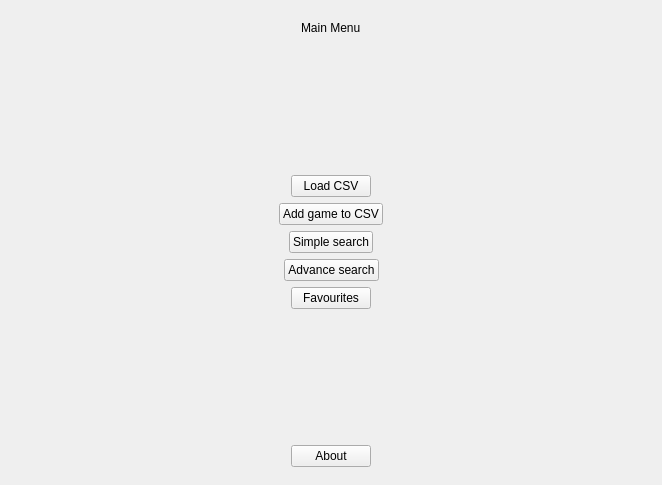
<?xml version="1.0" encoding="UTF-8"?>
<ui version="4.0">
 <class>MainWindow</class>
 <widget class="QMainWindow" name="MainWindow">
  <property name="geometry">
   <rect>
    <x>0</x>
    <y>0</y>
    <width>662</width>
    <height>485</height>
   </rect>
  </property>
  <property name="windowTitle">
   <string>MainWindow</string>
  </property>
  <widget class="QWidget" name="centralwidget">
   <layout class="QGridLayout" name="gridLayout_2">
    <item row="0" column="0">
     <widget class="QStackedWidget" name="stackedWidget">
      <property name="currentIndex">
       <number>0</number>
      </property>
      <widget class="QWidget" name="MainMenu">
       <layout class="QGridLayout" name="gridLayout">
        <item row="0" column="0">
         <layout class="QVBoxLayout" name="verticalLayout_7">
          <item>
           <layout class="QHBoxLayout" name="horizontalLayout_12">
            <item>
             <spacer name="horizontalSpacer_40">
              <property name="orientation">
               <enum>Qt::Horizontal</enum>
              </property>
              <property name="sizeHint" stdset="0">
               <size>
                <width>40</width>
                <height>20</height>
               </size>
              </property>
             </spacer>
            </item>
            <item>
             <widget class="QLabel" name="label_14">
              <property name="text">
               <string>Main Menu</string>
              </property>
             </widget>
            </item>
            <item>
             <spacer name="horizontalSpacer_47">
              <property name="orientation">
               <enum>Qt::Horizontal</enum>
              </property>
              <property name="sizeHint" stdset="0">
               <size>
                <width>40</width>
                <height>20</height>
               </size>
              </property>
             </spacer>
            </item>
           </layout>
          </item>
          <item>
           <spacer name="verticalSpacer">
            <property name="orientation">
             <enum>Qt::Vertical</enum>
            </property>
            <property name="sizeHint" stdset="0">
             <size>
              <width>20</width>
              <height>40</height>
             </size>
            </property>
           </spacer>
          </item>
          <item>
           <layout class="QHBoxLayout" name="horizontalLayout_32">
            <item>
             <spacer name="horizontalSpacer_58">
              <property name="orientation">
               <enum>Qt::Horizontal</enum>
              </property>
              <property name="sizeHint" stdset="0">
               <size>
                <width>40</width>
                <height>20</height>
               </size>
              </property>
             </spacer>
            </item>
            <item>
             <widget class="QPushButton" name="Load">
              <property name="text">
               <string>Load CSV</string>
              </property>
             </widget>
            </item>
            <item>
             <spacer name="horizontalSpacer_59">
              <property name="orientation">
               <enum>Qt::Horizontal</enum>
              </property>
              <property name="sizeHint" stdset="0">
               <size>
                <width>40</width>
                <height>20</height>
               </size>
              </property>
             </spacer>
            </item>
           </layout>
          </item>
          <item>
           <layout class="QHBoxLayout" name="horizontalLayout_21">
            <item>
             <spacer name="horizontalSpacer_41">
              <property name="orientation">
               <enum>Qt::Horizontal</enum>
              </property>
              <property name="sizeHint" stdset="0">
               <size>
                <width>40</width>
                <height>20</height>
               </size>
              </property>
             </spacer>
            </item>
            <item>
             <widget class="QPushButton" name="Add">
              <property name="enabled">
               <bool>true</bool>
              </property>
              <property name="sizePolicy">
               <sizepolicy hsizetype="Minimum" vsizetype="Fixed">
                <horstretch>0</horstretch>
                <verstretch>0</verstretch>
               </sizepolicy>
              </property>
              <property name="text">
               <string>Add game to CSV</string>
              </property>
             </widget>
            </item>
            <item>
             <spacer name="horizontalSpacer_46">
              <property name="orientation">
               <enum>Qt::Horizontal</enum>
              </property>
              <property name="sizeHint" stdset="0">
               <size>
                <width>40</width>
                <height>20</height>
               </size>
              </property>
             </spacer>
            </item>
           </layout>
          </item>
          <item>
           <layout class="QHBoxLayout" name="horizontalLayout_25">
            <item>
             <spacer name="horizontalSpacer_42">
              <property name="orientation">
               <enum>Qt::Horizontal</enum>
              </property>
              <property name="sizeHint" stdset="0">
               <size>
                <width>40</width>
                <height>20</height>
               </size>
              </property>
             </spacer>
            </item>
            <item>
             <widget class="QPushButton" name="Simple">
              <property name="enabled">
               <bool>true</bool>
              </property>
              <property name="sizePolicy">
               <sizepolicy hsizetype="Minimum" vsizetype="Fixed">
                <horstretch>0</horstretch>
                <verstretch>0</verstretch>
               </sizepolicy>
              </property>
              <property name="baseSize">
               <size>
                <width>0</width>
                <height>0</height>
               </size>
              </property>
              <property name="text">
               <string>Simple search</string>
              </property>
             </widget>
            </item>
            <item>
             <spacer name="horizontalSpacer_45">
              <property name="orientation">
               <enum>Qt::Horizontal</enum>
              </property>
              <property name="sizeHint" stdset="0">
               <size>
                <width>40</width>
                <height>20</height>
               </size>
              </property>
             </spacer>
            </item>
           </layout>
          </item>
          <item>
           <layout class="QHBoxLayout" name="horizontalLayout_26">
            <item>
             <spacer name="horizontalSpacer_43">
              <property name="orientation">
               <enum>Qt::Horizontal</enum>
              </property>
              <property name="sizeHint" stdset="0">
               <size>
                <width>40</width>
                <height>20</height>
               </size>
              </property>
             </spacer>
            </item>
            <item>
             <widget class="QPushButton" name="Advance">
              <property name="text">
               <string>Advance search</string>
              </property>
             </widget>
            </item>
            <item>
             <spacer name="horizontalSpacer_48">
              <property name="orientation">
               <enum>Qt::Horizontal</enum>
              </property>
              <property name="sizeHint" stdset="0">
               <size>
                <width>40</width>
                <height>20</height>
               </size>
              </property>
             </spacer>
            </item>
           </layout>
          </item>
          <item>
           <layout class="QHBoxLayout" name="horizontalLayout_27">
            <item>
             <spacer name="horizontalSpacer_44">
              <property name="orientation">
               <enum>Qt::Horizontal</enum>
              </property>
              <property name="sizeHint" stdset="0">
               <size>
                <width>40</width>
                <height>20</height>
               </size>
              </property>
             </spacer>
            </item>
            <item>
             <widget class="QPushButton" name="Favourites">
              <property name="text">
               <string>Favourites</string>
              </property>
             </widget>
            </item>
            <item>
             <spacer name="horizontalSpacer_49">
              <property name="orientation">
               <enum>Qt::Horizontal</enum>
              </property>
              <property name="sizeHint" stdset="0">
               <size>
                <width>40</width>
                <height>20</height>
               </size>
              </property>
             </spacer>
            </item>
           </layout>
          </item>
          <item>
           <spacer name="verticalSpacer_11">
            <property name="orientation">
             <enum>Qt::Vertical</enum>
            </property>
            <property name="sizeHint" stdset="0">
             <size>
              <width>20</width>
              <height>40</height>
             </size>
            </property>
           </spacer>
          </item>
          <item>
           <layout class="QHBoxLayout" name="horizontalLayout_28">
            <item>
             <spacer name="horizontalSpacer_50">
              <property name="orientation">
               <enum>Qt::Horizontal</enum>
              </property>
              <property name="sizeHint" stdset="0">
               <size>
                <width>40</width>
                <height>20</height>
               </size>
              </property>
             </spacer>
            </item>
            <item>
             <widget class="QPushButton" name="About">
              <property name="text">
               <string>About</string>
              </property>
             </widget>
            </item>
            <item>
             <spacer name="horizontalSpacer_51">
              <property name="orientation">
               <enum>Qt::Horizontal</enum>
              </property>
              <property name="sizeHint" stdset="0">
               <size>
                <width>40</width>
                <height>20</height>
               </size>
              </property>
             </spacer>
            </item>
           </layout>
          </item>
         </layout>
        </item>
       </layout>
      </widget>
      <widget class="QWidget" name="SimpleSearch">
       <layout class="QGridLayout" name="gridLayout_3">
        <item row="4" column="0">
         <layout class="QVBoxLayout" name="verticalLayout">
          <item>
           <layout class="QHBoxLayout" name="horizontalLayout_31">
            <item>
             <spacer name="horizontalSpacer_56">
              <property name="orientation">
               <enum>Qt::Horizontal</enum>
              </property>
              <property name="sizeHint" stdset="0">
               <size>
                <width>40</width>
                <height>20</height>
               </size>
              </property>
             </spacer>
            </item>
            <item>
             <widget class="QLabel" name="label_13">
              <property name="text">
               <string>Search</string>
              </property>
             </widget>
            </item>
            <item>
             <spacer name="horizontalSpacer_57">
              <property name="orientation">
               <enum>Qt::Horizontal</enum>
              </property>
              <property name="sizeHint" stdset="0">
               <size>
                <width>40</width>
                <height>20</height>
               </size>
              </property>
             </spacer>
            </item>
           </layout>
          </item>
          <item>
           <spacer name="verticalSpacer_2">
            <property name="orientation">
             <enum>Qt::Vertical</enum>
            </property>
            <property name="sizeHint" stdset="0">
             <size>
              <width>20</width>
              <height>40</height>
             </size>
            </property>
           </spacer>
          </item>
          <item>
           <layout class="QHBoxLayout" name="horizontalLayout_2">
            <item>
             <spacer name="horizontalSpacer_4">
              <property name="orientation">
               <enum>Qt::Horizontal</enum>
              </property>
              <property name="sizeHint" stdset="0">
               <size>
                <width>40</width>
                <height>20</height>
               </size>
              </property>
             </spacer>
            </item>
            <item>
             <widget class="QLabel" name="label">
              <property name="text">
               <string>Name</string>
              </property>
             </widget>
            </item>
            <item>
             <widget class="QLineEdit" name="NameSimple"/>
            </item>
            <item>
             <spacer name="horizontalSpacer_5">
              <property name="orientation">
               <enum>Qt::Horizontal</enum>
              </property>
              <property name="sizeHint" stdset="0">
               <size>
                <width>40</width>
                <height>20</height>
               </size>
              </property>
             </spacer>
            </item>
           </layout>
          </item>
          <item>
           <spacer name="verticalSpacer_3">
            <property name="orientation">
             <enum>Qt::Vertical</enum>
            </property>
            <property name="sizeHint" stdset="0">
             <size>
              <width>20</width>
              <height>40</height>
             </size>
            </property>
           </spacer>
          </item>
          <item>
           <layout class="QHBoxLayout" name="horizontalLayout_3">
            <item>
             <spacer name="horizontalSpacer">
              <property name="orientation">
               <enum>Qt::Horizontal</enum>
              </property>
              <property name="sizeHint" stdset="0">
               <size>
                <width>40</width>
                <height>20</height>
               </size>
              </property>
             </spacer>
            </item>
            <item>
             <widget class="QPushButton" name="FindSimple">
              <property name="text">
               <string>Find</string>
              </property>
             </widget>
            </item>
            <item>
             <spacer name="horizontalSpacer_2">
              <property name="orientation">
               <enum>Qt::Horizontal</enum>
              </property>
              <property name="sizeHint" stdset="0">
               <size>
                <width>40</width>
                <height>20</height>
               </size>
              </property>
             </spacer>
            </item>
           </layout>
          </item>
          <item>
           <spacer name="verticalSpacer_4">
            <property name="orientation">
             <enum>Qt::Vertical</enum>
            </property>
            <property name="sizeHint" stdset="0">
             <size>
              <width>20</width>
              <height>40</height>
             </size>
            </property>
           </spacer>
          </item>
          <item>
           <layout class="QHBoxLayout" name="horizontalLayout">
            <item>
             <widget class="QPushButton" name="BackFromSimple">
              <property name="text">
               <string>Back</string>
              </property>
             </widget>
            </item>
            <item>
             <spacer name="horizontalSpacer_3">
              <property name="orientation">
               <enum>Qt::Horizontal</enum>
              </property>
              <property name="sizeHint" stdset="0">
               <size>
                <width>40</width>
                <height>20</height>
               </size>
              </property>
             </spacer>
            </item>
           </layout>
          </item>
         </layout>
        </item>
       </layout>
      </widget>
      <widget class="QWidget" name="SimpleFound">
       <layout class="QGridLayout" name="gridLayout_4">
        <item row="0" column="0">
         <layout class="QVBoxLayout" name="verticalLayout_2">
          <item>
           <spacer name="verticalSpacer_5">
            <property name="orientation">
             <enum>Qt::Vertical</enum>
            </property>
            <property name="sizeHint" stdset="0">
             <size>
              <width>20</width>
              <height>40</height>
             </size>
            </property>
           </spacer>
          </item>
          <item>
           <layout class="QHBoxLayout" name="horizontalLayout_29">
            <item>
             <spacer name="horizontalSpacer_52">
              <property name="orientation">
               <enum>Qt::Horizontal</enum>
              </property>
              <property name="sizeHint" stdset="0">
               <size>
                <width>40</width>
                <height>20</height>
               </size>
              </property>
             </spacer>
            </item>
            <item>
             <widget class="QLabel" name="GameNameFound">
              <property name="text">
               <string>#######</string>
              </property>
             </widget>
            </item>
            <item>
             <spacer name="horizontalSpacer_53">
              <property name="orientation">
               <enum>Qt::Horizontal</enum>
              </property>
              <property name="sizeHint" stdset="0">
               <size>
                <width>40</width>
                <height>20</height>
               </size>
              </property>
             </spacer>
            </item>
           </layout>
          </item>
          <item>
           <spacer name="verticalSpacer_6">
            <property name="orientation">
             <enum>Qt::Vertical</enum>
            </property>
            <property name="sizeHint" stdset="0">
             <size>
              <width>20</width>
              <height>40</height>
             </size>
            </property>
           </spacer>
          </item>
          <item>
           <widget class="QPushButton" name="AddToFav">
            <property name="text">
             <string>Add to Favourites</string>
            </property>
           </widget>
          </item>
          <item>
           <layout class="QHBoxLayout" name="horizontalLayout_4">
            <item>
             <widget class="QPushButton" name="BackToSimple">
              <property name="text">
               <string>Back</string>
              </property>
             </widget>
            </item>
            <item>
             <spacer name="horizontalSpacer_34">
              <property name="orientation">
               <enum>Qt::Horizontal</enum>
              </property>
              <property name="sizeHint" stdset="0">
               <size>
                <width>40</width>
                <height>20</height>
               </size>
              </property>
             </spacer>
            </item>
            <item>
             <widget class="QPushButton" name="BackFromSimpleFound">
              <property name="text">
               <string>Menu</string>
              </property>
             </widget>
            </item>
            <item>
             <spacer name="horizontalSpacer_35">
              <property name="orientation">
               <enum>Qt::Horizontal</enum>
              </property>
              <property name="sizeHint" stdset="0">
               <size>
                <width>40</width>
                <height>20</height>
               </size>
              </property>
             </spacer>
            </item>
            <item>
             <widget class="QPushButton" name="ToFavouritesFromSimple">
              <property name="text">
               <string>Favourites</string>
              </property>
             </widget>
            </item>
           </layout>
          </item>
         </layout>
        </item>
       </layout>
      </widget>
      <widget class="QWidget" name="AddCSV">
       <layout class="QGridLayout" name="gridLayout_5">
        <item row="0" column="0">
         <layout class="QVBoxLayout" name="verticalLayout_3">
          <item>
           <layout class="QHBoxLayout" name="horizontalLayout_30">
            <item>
             <spacer name="horizontalSpacer_54">
              <property name="orientation">
               <enum>Qt::Horizontal</enum>
              </property>
              <property name="sizeHint" stdset="0">
               <size>
                <width>40</width>
                <height>20</height>
               </size>
              </property>
             </spacer>
            </item>
            <item>
             <widget class="QLabel" name="label_2">
              <property name="text">
               <string>Add game to CSV</string>
              </property>
             </widget>
            </item>
            <item>
             <spacer name="horizontalSpacer_55">
              <property name="orientation">
               <enum>Qt::Horizontal</enum>
              </property>
              <property name="sizeHint" stdset="0">
               <size>
                <width>40</width>
                <height>20</height>
               </size>
              </property>
             </spacer>
            </item>
           </layout>
          </item>
          <item>
           <spacer name="verticalSpacer_7">
            <property name="orientation">
             <enum>Qt::Vertical</enum>
            </property>
            <property name="sizeHint" stdset="0">
             <size>
              <width>20</width>
              <height>40</height>
             </size>
            </property>
           </spacer>
          </item>
          <item>
           <layout class="QHBoxLayout" name="horizontalLayout_9">
            <item>
             <spacer name="horizontalSpacer_11">
              <property name="orientation">
               <enum>Qt::Horizontal</enum>
              </property>
              <property name="sizeHint" stdset="0">
               <size>
                <width>40</width>
                <height>20</height>
               </size>
              </property>
             </spacer>
            </item>
            <item>
             <widget class="QLabel" name="label_3">
              <property name="text">
               <string>Name</string>
              </property>
             </widget>
            </item>
            <item>
             <widget class="QLineEdit" name="NameAddLine"/>
            </item>
            <item>
             <spacer name="horizontalSpacer_12">
              <property name="orientation">
               <enum>Qt::Horizontal</enum>
              </property>
              <property name="sizeHint" stdset="0">
               <size>
                <width>40</width>
                <height>20</height>
               </size>
              </property>
             </spacer>
            </item>
           </layout>
          </item>
          <item>
           <layout class="QHBoxLayout" name="horizontalLayout_8">
            <item>
             <spacer name="horizontalSpacer_9">
              <property name="orientation">
               <enum>Qt::Horizontal</enum>
              </property>
              <property name="sizeHint" stdset="0">
               <size>
                <width>40</width>
                <height>20</height>
               </size>
              </property>
             </spacer>
            </item>
            <item>
             <widget class="QLabel" name="label_4">
              <property name="text">
               <string>Year</string>
              </property>
             </widget>
            </item>
            <item>
             <widget class="QLineEdit" name="YearAddLine"/>
            </item>
            <item>
             <spacer name="horizontalSpacer_10">
              <property name="orientation">
               <enum>Qt::Horizontal</enum>
              </property>
              <property name="sizeHint" stdset="0">
               <size>
                <width>40</width>
                <height>20</height>
               </size>
              </property>
             </spacer>
            </item>
           </layout>
          </item>
          <item>
           <layout class="QHBoxLayout" name="horizontalLayout_10">
            <item>
             <spacer name="horizontalSpacer_13">
              <property name="orientation">
               <enum>Qt::Horizontal</enum>
              </property>
              <property name="sizeHint" stdset="0">
               <size>
                <width>40</width>
                <height>20</height>
               </size>
              </property>
             </spacer>
            </item>
            <item>
             <widget class="QLabel" name="label_5">
              <property name="text">
               <string>Platform</string>
              </property>
             </widget>
            </item>
            <item>
             <widget class="QLineEdit" name="PlatformAddLine"/>
            </item>
            <item>
             <spacer name="horizontalSpacer_14">
              <property name="orientation">
               <enum>Qt::Horizontal</enum>
              </property>
              <property name="sizeHint" stdset="0">
               <size>
                <width>40</width>
                <height>20</height>
               </size>
              </property>
             </spacer>
            </item>
           </layout>
          </item>
          <item>
           <layout class="QHBoxLayout" name="horizontalLayout_7">
            <item>
             <spacer name="horizontalSpacer_7">
              <property name="orientation">
               <enum>Qt::Horizontal</enum>
              </property>
              <property name="sizeHint" stdset="0">
               <size>
                <width>40</width>
                <height>20</height>
               </size>
              </property>
             </spacer>
            </item>
            <item>
             <widget class="QPushButton" name="AddToCSV">
              <property name="text">
               <string>Add</string>
              </property>
             </widget>
            </item>
            <item>
             <spacer name="horizontalSpacer_8">
              <property name="orientation">
               <enum>Qt::Horizontal</enum>
              </property>
              <property name="sizeHint" stdset="0">
               <size>
                <width>40</width>
                <height>20</height>
               </size>
              </property>
             </spacer>
            </item>
           </layout>
          </item>
          <item>
           <spacer name="verticalSpacer_8">
            <property name="orientation">
             <enum>Qt::Vertical</enum>
            </property>
            <property name="sizeHint" stdset="0">
             <size>
              <width>20</width>
              <height>40</height>
             </size>
            </property>
           </spacer>
          </item>
          <item>
           <layout class="QHBoxLayout" name="horizontalLayout_5">
            <item>
             <widget class="QPushButton" name="BackFromAdd">
              <property name="text">
               <string>Back</string>
              </property>
             </widget>
            </item>
            <item>
             <spacer name="horizontalSpacer_6">
              <property name="orientation">
               <enum>Qt::Horizontal</enum>
              </property>
              <property name="sizeHint" stdset="0">
               <size>
                <width>40</width>
                <height>20</height>
               </size>
              </property>
             </spacer>
            </item>
           </layout>
          </item>
         </layout>
        </item>
       </layout>
      </widget>
      <widget class="QWidget" name="AdvancedSearch">
       <layout class="QGridLayout" name="gridLayout_6">
        <item row="0" column="0">
         <layout class="QVBoxLayout" name="verticalLayout_4">
          <item>
           <layout class="QHBoxLayout" name="horizontalLayout_6">
            <item>
             <spacer name="horizontalSpacer_26">
              <property name="orientation">
               <enum>Qt::Horizontal</enum>
              </property>
              <property name="sizeHint" stdset="0">
               <size>
                <width>40</width>
                <height>20</height>
               </size>
              </property>
             </spacer>
            </item>
            <item>
             <widget class="QLabel" name="label_10">
              <property name="text">
               <string>Advanced Search</string>
              </property>
             </widget>
            </item>
            <item>
             <spacer name="horizontalSpacer_27">
              <property name="orientation">
               <enum>Qt::Horizontal</enum>
              </property>
              <property name="sizeHint" stdset="0">
               <size>
                <width>40</width>
                <height>20</height>
               </size>
              </property>
             </spacer>
            </item>
           </layout>
          </item>
          <item>
           <spacer name="verticalSpacer_10">
            <property name="orientation">
             <enum>Qt::Vertical</enum>
            </property>
            <property name="sizeHint" stdset="0">
             <size>
              <width>20</width>
              <height>40</height>
             </size>
            </property>
           </spacer>
          </item>
          <item>
           <layout class="QHBoxLayout" name="horizontalLayout_19">
            <item>
             <spacer name="horizontalSpacer_22">
              <property name="orientation">
               <enum>Qt::Horizontal</enum>
              </property>
              <property name="sizeHint" stdset="0">
               <size>
                <width>40</width>
                <height>20</height>
               </size>
              </property>
             </spacer>
            </item>
            <item>
             <widget class="QLabel" name="label_9">
              <property name="text">
               <string>Year</string>
              </property>
             </widget>
            </item>
            <item>
             <widget class="QLineEdit" name="YearFindLine"/>
            </item>
            <item>
             <spacer name="horizontalSpacer_23">
              <property name="orientation">
               <enum>Qt::Horizontal</enum>
              </property>
              <property name="sizeHint" stdset="0">
               <size>
                <width>40</width>
                <height>20</height>
               </size>
              </property>
             </spacer>
            </item>
           </layout>
          </item>
          <item>
           <layout class="QHBoxLayout" name="horizontalLayout_20">
            <item>
             <spacer name="horizontalSpacer_20">
              <property name="orientation">
               <enum>Qt::Horizontal</enum>
              </property>
              <property name="sizeHint" stdset="0">
               <size>
                <width>40</width>
                <height>20</height>
               </size>
              </property>
             </spacer>
            </item>
            <item>
             <widget class="QLabel" name="label_8">
              <property name="text">
               <string>Platform</string>
              </property>
             </widget>
            </item>
            <item>
             <widget class="QLineEdit" name="PlatformFindLine"/>
            </item>
            <item>
             <spacer name="horizontalSpacer_21">
              <property name="orientation">
               <enum>Qt::Horizontal</enum>
              </property>
              <property name="sizeHint" stdset="0">
               <size>
                <width>40</width>
                <height>20</height>
               </size>
              </property>
             </spacer>
            </item>
           </layout>
          </item>
          <item>
           <layout class="QHBoxLayout" name="horizontalLayout_16">
            <item>
             <spacer name="horizontalSpacer_18">
              <property name="orientation">
               <enum>Qt::Horizontal</enum>
              </property>
              <property name="sizeHint" stdset="0">
               <size>
                <width>40</width>
                <height>20</height>
               </size>
              </property>
             </spacer>
            </item>
            <item>
             <widget class="QLabel" name="label_7">
              <property name="text">
               <string>Genre</string>
              </property>
             </widget>
            </item>
            <item>
             <widget class="QLineEdit" name="GenreFindLine"/>
            </item>
            <item>
             <spacer name="horizontalSpacer_19">
              <property name="orientation">
               <enum>Qt::Horizontal</enum>
              </property>
              <property name="sizeHint" stdset="0">
               <size>
                <width>40</width>
                <height>20</height>
               </size>
              </property>
             </spacer>
            </item>
           </layout>
          </item>
          <item>
           <layout class="QHBoxLayout" name="horizontalLayout_15">
            <item>
             <spacer name="horizontalSpacer_24">
              <property name="orientation">
               <enum>Qt::Horizontal</enum>
              </property>
              <property name="sizeHint" stdset="0">
               <size>
                <width>40</width>
                <height>20</height>
               </size>
              </property>
             </spacer>
            </item>
            <item>
             <widget class="QLabel" name="label_6">
              <property name="text">
               <string>Publisher</string>
              </property>
             </widget>
            </item>
            <item>
             <widget class="QLineEdit" name="PublisherFindLine"/>
            </item>
            <item>
             <spacer name="horizontalSpacer_25">
              <property name="orientation">
               <enum>Qt::Horizontal</enum>
              </property>
              <property name="sizeHint" stdset="0">
               <size>
                <width>40</width>
                <height>20</height>
               </size>
              </property>
             </spacer>
            </item>
           </layout>
          </item>
          <item>
           <layout class="QHBoxLayout" name="horizontalLayout_14">
            <item>
             <spacer name="horizontalSpacer_16">
              <property name="orientation">
               <enum>Qt::Horizontal</enum>
              </property>
              <property name="sizeHint" stdset="0">
               <size>
                <width>40</width>
                <height>20</height>
               </size>
              </property>
             </spacer>
            </item>
            <item>
             <widget class="QPushButton" name="FindAdvanced">
              <property name="text">
               <string>Find</string>
              </property>
             </widget>
            </item>
            <item>
             <spacer name="horizontalSpacer_17">
              <property name="orientation">
               <enum>Qt::Horizontal</enum>
              </property>
              <property name="sizeHint" stdset="0">
               <size>
                <width>40</width>
                <height>20</height>
               </size>
              </property>
             </spacer>
            </item>
           </layout>
          </item>
          <item>
           <spacer name="verticalSpacer_9">
            <property name="orientation">
             <enum>Qt::Vertical</enum>
            </property>
            <property name="sizeHint" stdset="0">
             <size>
              <width>20</width>
              <height>40</height>
             </size>
            </property>
           </spacer>
          </item>
          <item>
           <layout class="QHBoxLayout" name="horizontalLayout_13">
            <item>
             <widget class="QPushButton" name="BackFromAdvanced">
              <property name="text">
               <string>Back</string>
              </property>
             </widget>
            </item>
            <item>
             <spacer name="horizontalSpacer_15">
              <property name="orientation">
               <enum>Qt::Horizontal</enum>
              </property>
              <property name="sizeHint" stdset="0">
               <size>
                <width>40</width>
                <height>20</height>
               </size>
              </property>
             </spacer>
            </item>
           </layout>
          </item>
         </layout>
        </item>
       </layout>
      </widget>
      <widget class="QWidget" name="AdvancedFound">
       <layout class="QGridLayout" name="gridLayout_7">
        <item row="1" column="0">
         <layout class="QVBoxLayout" name="verticalLayout_5">
          <item>
           <layout class="QHBoxLayout" name="horizontalLayout_11">
            <item>
             <spacer name="horizontalSpacer_29">
              <property name="orientation">
               <enum>Qt::Horizontal</enum>
              </property>
              <property name="sizeHint" stdset="0">
               <size>
                <width>40</width>
                <height>20</height>
               </size>
              </property>
             </spacer>
            </item>
            <item>
             <widget class="QLabel" name="label_11">
              <property name="text">
               <string>Top</string>
              </property>
             </widget>
            </item>
            <item>
             <spacer name="horizontalSpacer_31">
              <property name="orientation">
               <enum>Qt::Horizontal</enum>
              </property>
              <property name="sizeHint" stdset="0">
               <size>
                <width>40</width>
                <height>20</height>
               </size>
              </property>
             </spacer>
            </item>
           </layout>
          </item>
          <item>
           <layout class="QHBoxLayout" name="horizontalLayout_18">
            <item>
             <spacer name="horizontalSpacer_28">
              <property name="orientation">
               <enum>Qt::Horizontal</enum>
              </property>
              <property name="sizeHint" stdset="0">
               <size>
                <width>40</width>
                <height>20</height>
               </size>
              </property>
             </spacer>
            </item>
            <item>
             <widget class="QPushButton" name="AddToFavouritesFromAdvancedFound">
              <property name="text">
               <string>Add to favourites</string>
              </property>
             </widget>
            </item>
            <item>
             <spacer name="horizontalSpacer_30">
              <property name="orientation">
               <enum>Qt::Horizontal</enum>
              </property>
              <property name="sizeHint" stdset="0">
               <size>
                <width>40</width>
                <height>20</height>
               </size>
              </property>
             </spacer>
            </item>
           </layout>
          </item>
          <item>
           <widget class="QTableWidget" name="FoundTable"/>
          </item>
          <item>
           <layout class="QHBoxLayout" name="horizontalLayout_17">
            <item>
             <widget class="QPushButton" name="BackToAdvancedSearch">
              <property name="text">
               <string>Back</string>
              </property>
             </widget>
            </item>
            <item>
             <spacer name="horizontalSpacer_32">
              <property name="orientation">
               <enum>Qt::Horizontal</enum>
              </property>
              <property name="sizeHint" stdset="0">
               <size>
                <width>40</width>
                <height>20</height>
               </size>
              </property>
             </spacer>
            </item>
            <item>
             <widget class="QPushButton" name="BackFromAdvancedFound">
              <property name="text">
               <string>Menu</string>
              </property>
             </widget>
            </item>
            <item>
             <spacer name="horizontalSpacer_33">
              <property name="orientation">
               <enum>Qt::Horizontal</enum>
              </property>
              <property name="sizeHint" stdset="0">
               <size>
                <width>40</width>
                <height>20</height>
               </size>
              </property>
             </spacer>
            </item>
            <item>
             <widget class="QPushButton" name="ToFavouritesFromAdvancedFound">
              <property name="text">
               <string>Favourites</string>
              </property>
             </widget>
            </item>
           </layout>
          </item>
         </layout>
        </item>
       </layout>
      </widget>
      <widget class="QWidget" name="FavouritesW">
       <layout class="QGridLayout" name="gridLayout_8">
        <item row="0" column="0">
         <layout class="QVBoxLayout" name="verticalLayout_6">
          <item>
           <layout class="QHBoxLayout" name="horizontalLayout_22">
            <item>
             <spacer name="horizontalSpacer_37">
              <property name="orientation">
               <enum>Qt::Horizontal</enum>
              </property>
              <property name="sizeHint" stdset="0">
               <size>
                <width>40</width>
                <height>20</height>
               </size>
              </property>
             </spacer>
            </item>
            <item>
             <widget class="QLabel" name="label_12">
              <property name="text">
               <string>Favourite Games</string>
              </property>
             </widget>
            </item>
            <item>
             <spacer name="horizontalSpacer_36">
              <property name="orientation">
               <enum>Qt::Horizontal</enum>
              </property>
              <property name="sizeHint" stdset="0">
               <size>
                <width>40</width>
                <height>20</height>
               </size>
              </property>
             </spacer>
            </item>
           </layout>
          </item>
          <item>
           <layout class="QHBoxLayout" name="horizontalLayout_24">
            <item>
             <widget class="QPushButton" name="DeleteFav">
              <property name="text">
               <string>Delete</string>
              </property>
             </widget>
            </item>
            <item>
             <spacer name="horizontalSpacer_39">
              <property name="orientation">
               <enum>Qt::Horizontal</enum>
              </property>
              <property name="sizeHint" stdset="0">
               <size>
                <width>40</width>
                <height>20</height>
               </size>
              </property>
             </spacer>
            </item>
            <item>
             <widget class="QPushButton" name="SortFav">
              <property name="text">
               <string>Sort</string>
              </property>
             </widget>
            </item>
           </layout>
          </item>
          <item>
           <widget class="QTableWidget" name="FavouritesTable"/>
          </item>
          <item>
           <layout class="QHBoxLayout" name="horizontalLayout_23">
            <item>
             <widget class="QPushButton" name="BackFromFavourite">
              <property name="text">
               <string>Menu</string>
              </property>
             </widget>
            </item>
            <item>
             <spacer name="horizontalSpacer_38">
              <property name="orientation">
               <enum>Qt::Horizontal</enum>
              </property>
              <property name="sizeHint" stdset="0">
               <size>
                <width>40</width>
                <height>20</height>
               </size>
              </property>
             </spacer>
            </item>
           </layout>
          </item>
         </layout>
        </item>
       </layout>
      </widget>
     </widget>
    </item>
   </layout>
  </widget>
 </widget>
 <resources/>
 <connections/>
</ui>
